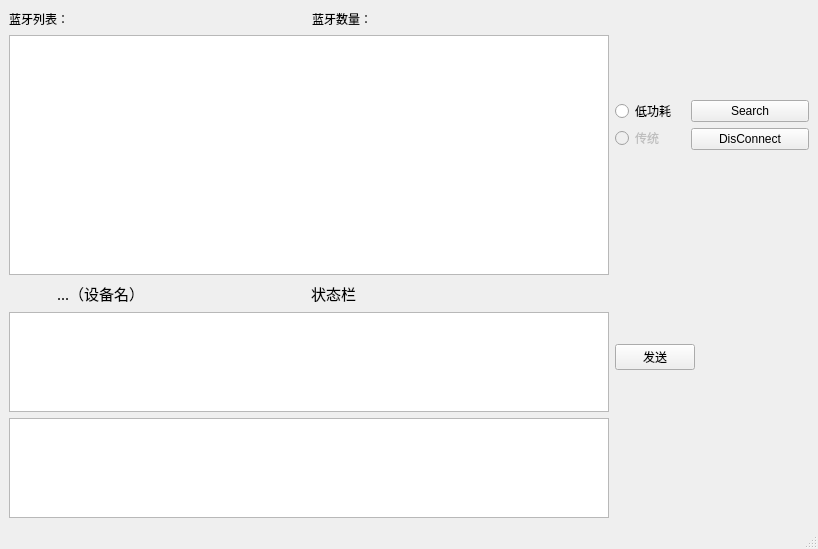
<?xml version="1.0" encoding="UTF-8"?>
<ui version="4.0">
 <class>MainWindow</class>
 <widget class="QMainWindow" name="MainWindow">
  <property name="geometry">
   <rect>
    <x>0</x>
    <y>0</y>
    <width>818</width>
    <height>549</height>
   </rect>
  </property>
  <property name="windowTitle">
   <string>MainWindow</string>
  </property>
  <widget class="QWidget" name="centralwidget">
   <layout class="QGridLayout" name="gridLayout">
    <item row="0" column="0" rowspan="3">
     <layout class="QVBoxLayout" name="verticalLayout_2">
      <item>
       <layout class="QHBoxLayout" name="horizontalLayout">
        <item>
         <widget class="QLabel" name="label_List">
          <property name="text">
           <string>蓝牙列表：</string>
          </property>
         </widget>
        </item>
        <item>
         <spacer name="horizontalSpacer">
          <property name="orientation">
           <enum>Qt::Horizontal</enum>
          </property>
          <property name="sizeHint" stdset="0">
           <size>
            <width>40</width>
            <height>20</height>
           </size>
          </property>
         </spacer>
        </item>
        <item>
         <widget class="QLabel" name="label_List_2">
          <property name="text">
           <string>蓝牙数量：</string>
          </property>
         </widget>
        </item>
        <item>
         <spacer name="horizontalSpacer_3">
          <property name="orientation">
           <enum>Qt::Horizontal</enum>
          </property>
          <property name="sizeHint" stdset="0">
           <size>
            <width>40</width>
            <height>20</height>
           </size>
          </property>
         </spacer>
        </item>
       </layout>
      </item>
      <item>
       <widget class="QListWidget" name="listWidget">
        <property name="minimumSize">
         <size>
          <width>600</width>
          <height>200</height>
         </size>
        </property>
        <property name="maximumSize">
         <size>
          <width>500</width>
          <height>16777215</height>
         </size>
        </property>
       </widget>
      </item>
      <item>
       <layout class="QHBoxLayout" name="horizontalLayout_3">
        <item>
         <widget class="QLabel" name="label_BTDevName">
          <property name="minimumSize">
           <size>
            <width>200</width>
            <height>25</height>
           </size>
          </property>
          <property name="maximumSize">
           <size>
            <width>200</width>
            <height>25</height>
           </size>
          </property>
          <property name="font">
           <font>
            <family>Agency FB</family>
            <pointsize>11</pointsize>
           </font>
          </property>
          <property name="text">
           <string>...（设备名）</string>
          </property>
         </widget>
        </item>
        <item>
         <widget class="QLabel" name="label_Dev_state">
          <property name="minimumSize">
           <size>
            <width>250</width>
            <height>25</height>
           </size>
          </property>
          <property name="maximumSize">
           <size>
            <width>200</width>
            <height>25</height>
           </size>
          </property>
          <property name="font">
           <font>
            <family>Agency FB</family>
            <pointsize>11</pointsize>
           </font>
          </property>
          <property name="text">
           <string>状态栏</string>
          </property>
         </widget>
        </item>
       </layout>
      </item>
      <item>
       <widget class="QTextEdit" name="Edit_Send">
        <property name="minimumSize">
         <size>
          <width>600</width>
          <height>100</height>
         </size>
        </property>
        <property name="maximumSize">
         <size>
          <width>600</width>
          <height>100</height>
         </size>
        </property>
       </widget>
      </item>
      <item>
       <widget class="QTextEdit" name="Edit_Recerive">
        <property name="minimumSize">
         <size>
          <width>600</width>
          <height>100</height>
         </size>
        </property>
        <property name="maximumSize">
         <size>
          <width>600</width>
          <height>100</height>
         </size>
        </property>
       </widget>
      </item>
     </layout>
    </item>
    <item row="0" column="1">
     <spacer name="verticalSpacer_2">
      <property name="orientation">
       <enum>Qt::Vertical</enum>
      </property>
      <property name="sizeHint" stdset="0">
       <size>
        <width>72</width>
        <height>40</height>
       </size>
      </property>
     </spacer>
    </item>
    <item row="1" column="1">
     <layout class="QHBoxLayout" name="horizontalLayout_2">
      <item>
       <layout class="QVBoxLayout" name="verticalLayout">
        <item>
         <widget class="QRadioButton" name="radiobtn__LowEngergy">
          <property name="minimumSize">
           <size>
            <width>70</width>
            <height>20</height>
           </size>
          </property>
          <property name="maximumSize">
           <size>
            <width>70</width>
            <height>20</height>
           </size>
          </property>
          <property name="text">
           <string>低功耗</string>
          </property>
         </widget>
        </item>
        <item>
         <widget class="QRadioButton" name="radiobtn_legacy">
          <property name="enabled">
           <bool>false</bool>
          </property>
          <property name="minimumSize">
           <size>
            <width>70</width>
            <height>20</height>
           </size>
          </property>
          <property name="maximumSize">
           <size>
            <width>70</width>
            <height>20</height>
           </size>
          </property>
          <property name="text">
           <string>传统</string>
          </property>
         </widget>
        </item>
       </layout>
      </item>
      <item>
       <layout class="QVBoxLayout" name="verticalLayout_4">
        <item>
         <widget class="QPushButton" name="btn_Search">
          <property name="text">
           <string>Search</string>
          </property>
         </widget>
        </item>
        <item>
         <widget class="QPushButton" name="btn_Disconnect">
          <property name="text">
           <string>DisConnect</string>
          </property>
         </widget>
        </item>
       </layout>
      </item>
     </layout>
    </item>
    <item row="2" column="1">
     <layout class="QHBoxLayout" name="horizontalLayout_4">
      <item>
       <layout class="QVBoxLayout" name="verticalLayout_3">
        <item>
         <spacer name="verticalSpacer">
          <property name="orientation">
           <enum>Qt::Vertical</enum>
          </property>
          <property name="sizeHint" stdset="0">
           <size>
            <width>72</width>
            <height>188</height>
           </size>
          </property>
         </spacer>
        </item>
        <item>
         <widget class="QPushButton" name="btn_Send">
          <property name="text">
           <string>发送</string>
          </property>
         </widget>
        </item>
        <item>
         <spacer name="verticalSpacer_3">
          <property name="orientation">
           <enum>Qt::Vertical</enum>
          </property>
          <property name="sizeHint" stdset="0">
           <size>
            <width>20</width>
            <height>148</height>
           </size>
          </property>
         </spacer>
        </item>
       </layout>
      </item>
      <item>
       <spacer name="horizontalSpacer_2">
        <property name="orientation">
         <enum>Qt::Horizontal</enum>
        </property>
        <property name="sizeHint" stdset="0">
         <size>
          <width>96</width>
          <height>20</height>
         </size>
        </property>
       </spacer>
      </item>
     </layout>
    </item>
   </layout>
  </widget>
  <widget class="QMenuBar" name="menubar">
   <property name="geometry">
    <rect>
     <x>0</x>
     <y>0</y>
     <width>818</width>
     <height>23</height>
    </rect>
   </property>
  </widget>
  <widget class="QStatusBar" name="statusbar"/>
 </widget>
 <resources/>
 <connections/>
</ui>
